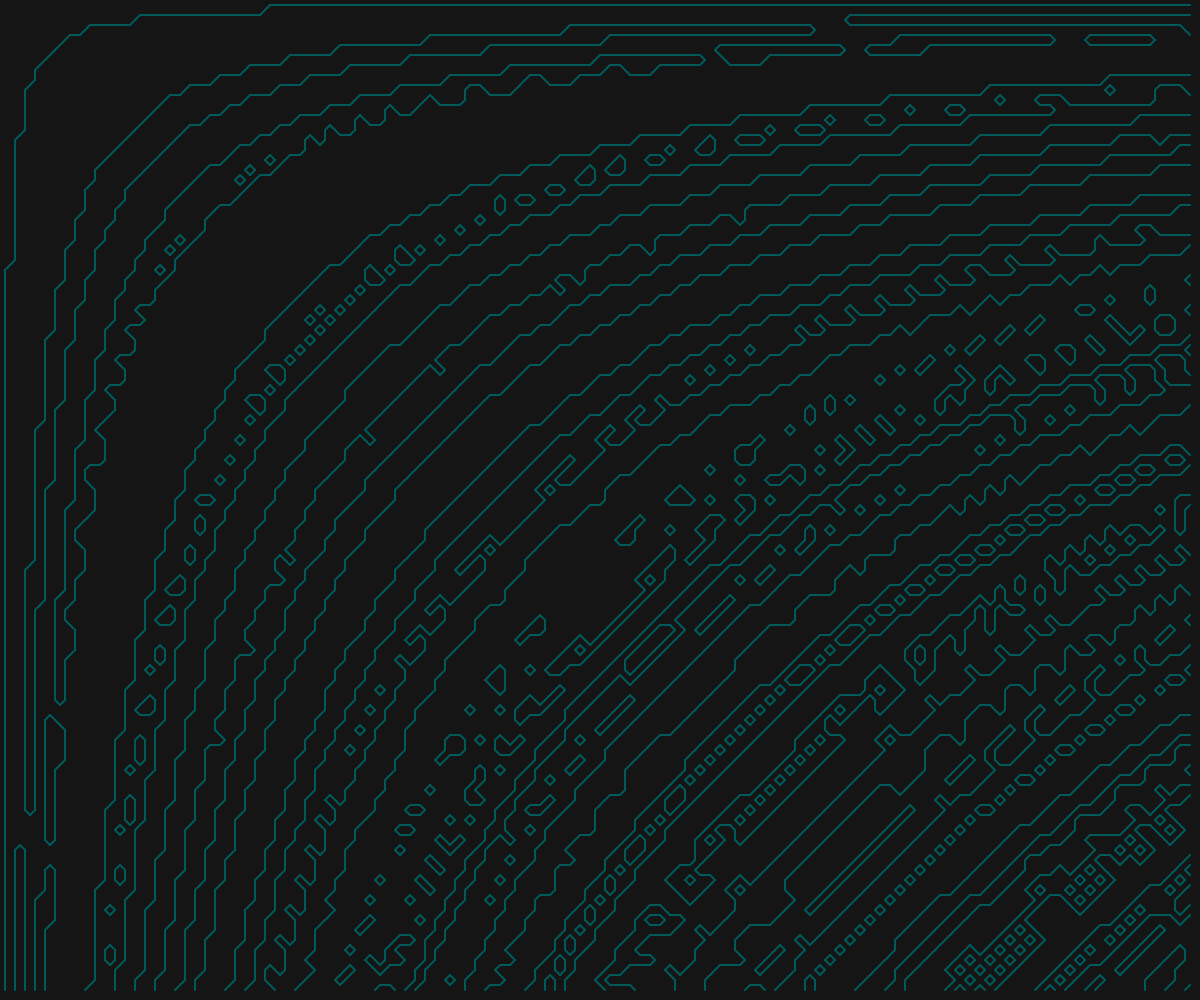
Frame 1 (no input)
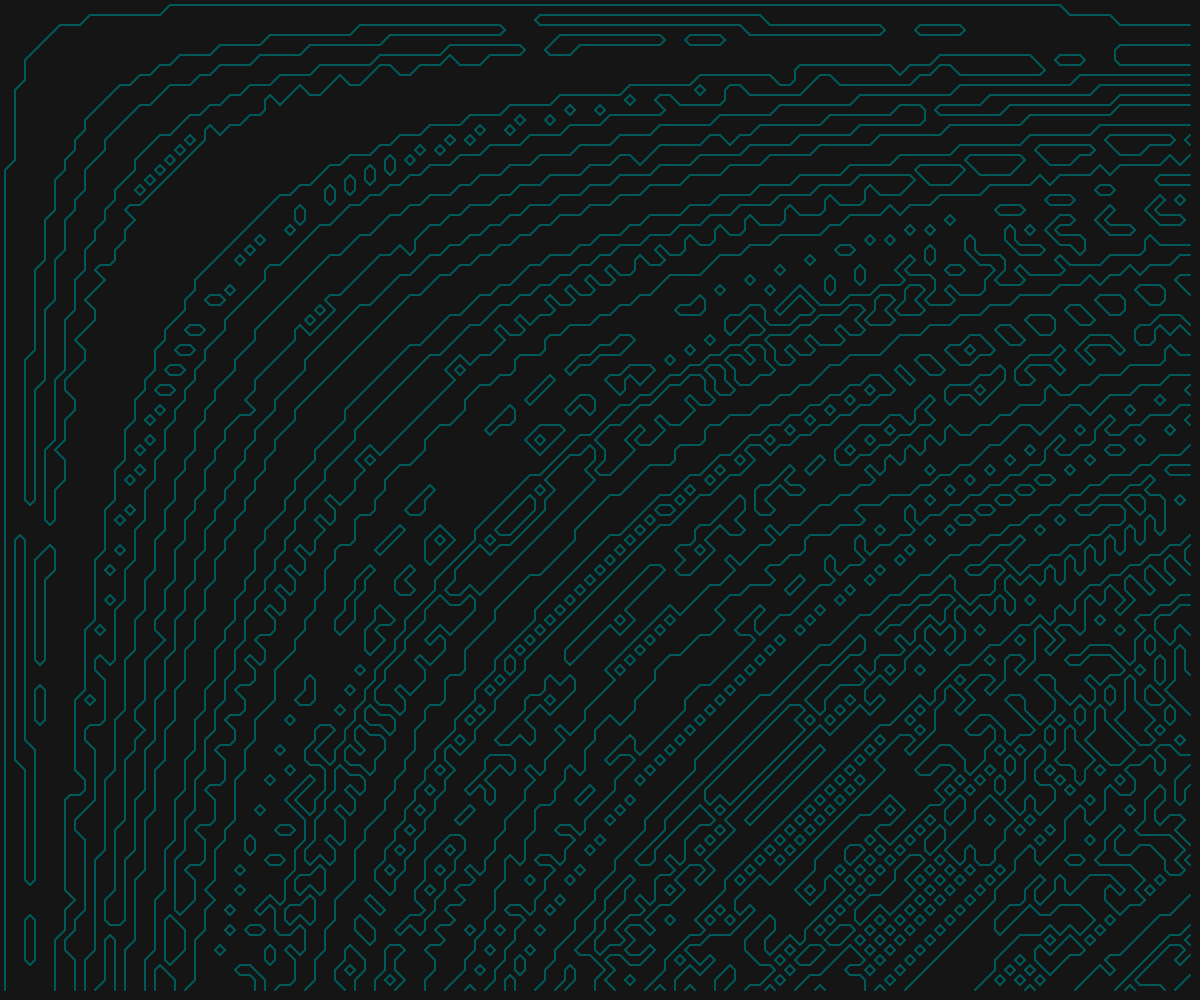
Frame 60 (no input)
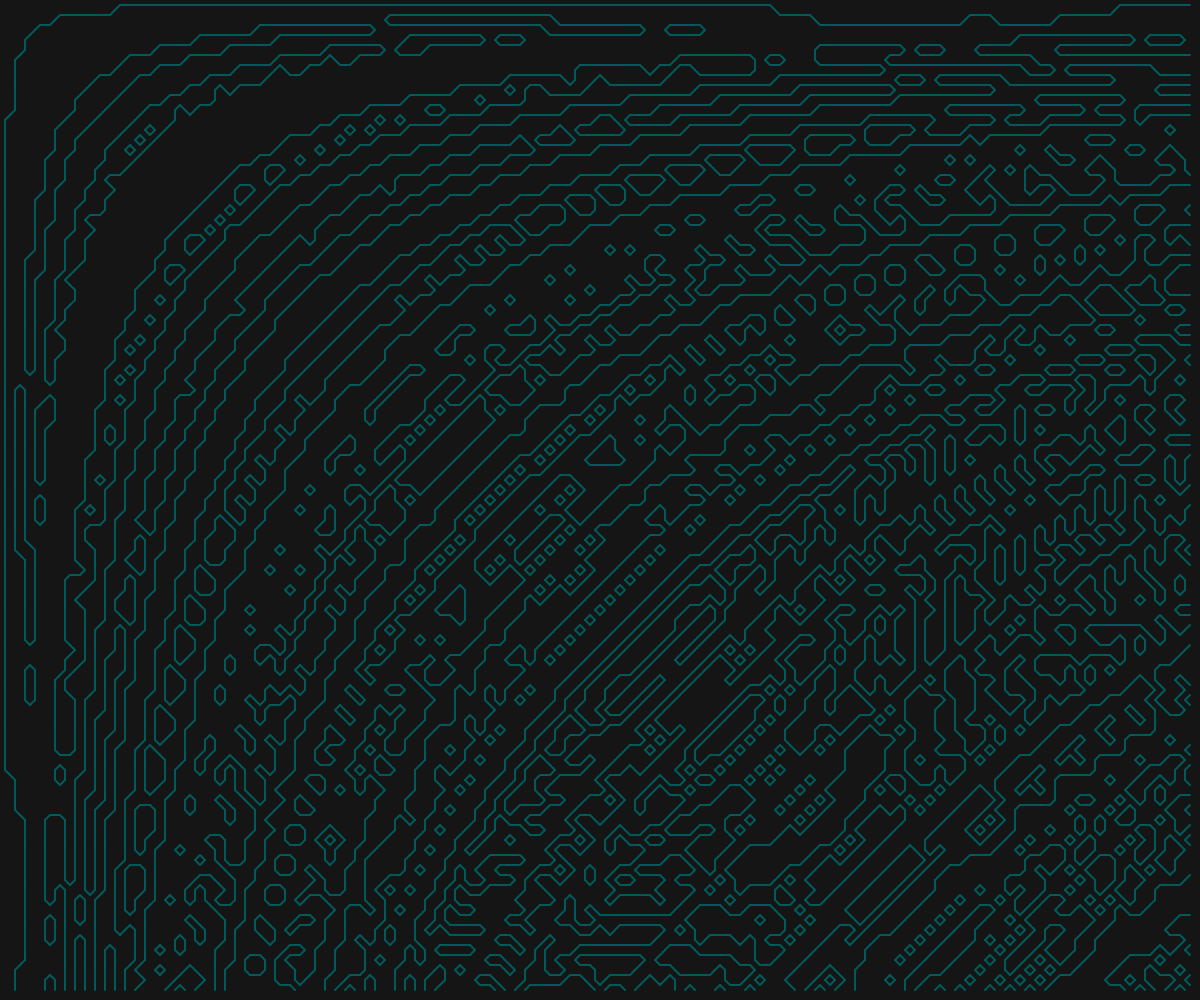
Frame 120 (the mouse pressed at the canvas centre since frame 60)

The p5.js sketch that drew these frames (run headless with seeded random() and noise() and a simulated clock; from frame 60 on, the mouse is pressed at the canvas centre):

// p5.js sketch
// ── sketch.js



// marching squares algorithm that produces some intersting patterns. 
// using the built noise function to produce normalized change over area.
// subject to changes :)

// the space between two adjacent points
let rez = 10;

// constant to vary the noise values for each frame.
let c = 0.01;

// the two dimensional array to hold the values
let field = [];
let cols;
let rows;

// return the case of the point using getState() by treating the point variables like a 4-bit number
function getState(a, b, c, d) {
    return a * 8 + b * 4 + c * 2 + d * 1;
}

// modified drawline() function to draw line between two position vectors 
function drawline(a, b) {
    line(a[0], a[1], b[0], b[1]);
}

function setup() {
    createCanvas(windowWidth, windowHeight);
    // cols and rows to get the length of the array.
    cols = width / rez;
    rows = height / rez;
}

function draw() {
    background(21);
    strokeWeight(4);
    for (let i = 0; i < cols; i++) {
        field[i] = [];
        for (let j = 0; j < rows; j++) {
            // the noise function to produce normalized change over area
            field[i][j] = round(noise(i * j * c));
        }
    }

    // the algorithm to draw the isolines between the points.
    for (let i = 0; i < cols - 1; i++) {
        for (let j = 0; j < rows - 1; j++) {
            let x = i * rez;
            let y = j * rez;
            let a = [x + rez * 0.5, y];
            let b = [x + rez, y + rez * 0.5];
            let c = [x + rez * 0.5, y + rez];
            let d = [x, y + rez * 0.5];
            let total = getState(
                field[i][j],
                field[i + 1][j],
                field[i + 1][j + 1],
                field[i][j + 1]
            );

            stroke(0, 90, 90);
            strokeWeight(2);

            if (total == 0) {
                null;
            } else if (total == 1) {
                drawline(c, d);
            } else if (total == 2) {
                drawline(b, c);
            } else if (total == 3) {
                drawline(b, d);
            } else if (total == 4) {
                drawline(a, b);
            } else if (total == 5) {
                drawline(d, a);
                drawline(b, c);
            } else if (total == 6) {
                drawline(a, c);
            } else if (total == 7) {
                drawline(d, a);
            } else if (total == 8) {
                drawline(d, a);
            } else if (total == 9) {
                drawline(a, c);
            } else if (total == 10) {
                drawline(a, b);
                drawline(c, d);
            } else if (total == 11) {
                drawline(a, b);
            } else if (total == 12) {
                drawline(b, d);
            } else if (total == 13) {
                drawline(b, c);
            } else if (total == 14) {
                drawline(c, d);
            } else if (total == 15) {
                null;
            }
        }
    }

    // changing the contant variable to vary the pattern
    c += 0.0001;
}
